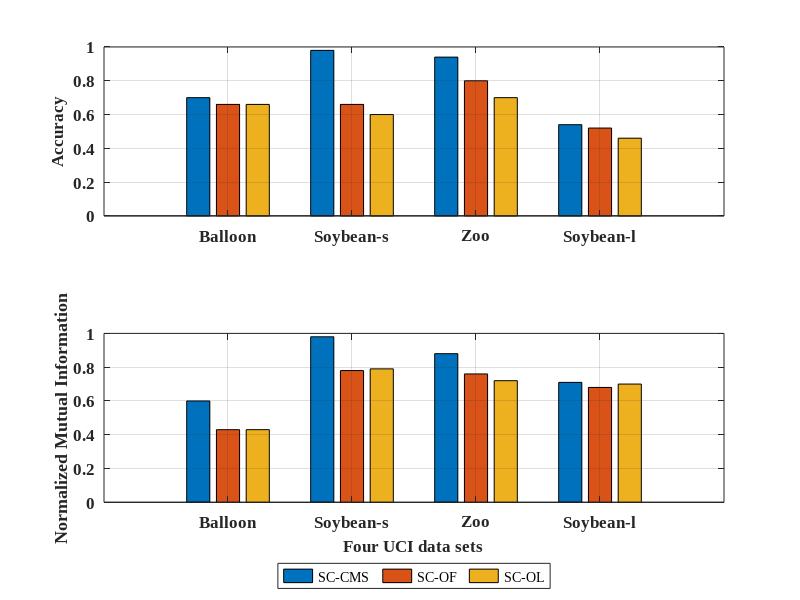

Recreate this plot in MATLAB.
clc, clear, close all;
%NMI FOR SC

y=[0.6,		0.98,		0.88,	0.71	;
   0.43,		0.78,		0.76,	0.68;
  0.43,		0.79,		0.72,	0.70;];
yy=y';
%AC FOR SC
y1=[0.7,		0.98,		0.94,	0.54;
    0.66,		0.66,		0.80,	0.52;
   0.66,		0.6,		0.70,	0.46;];
yy1=y1';
x=[1,2,3,4];
name={'Balloon','Soybean-s','Zoo','Soybean-l'};

figure;
subplot(2,1,1);
bar(x,yy1,'grouped');
%title('K-means clustering comparisons with AC and NMI','FontName','Times New Roman','FontWeight','Bold','FontSize',12);
set(gca,'XTickLabel',name,'FontName','Times New Roman','FontWeight','Bold','Fontsize',12);
ylabel('Accuracy','FontName','Times New Roman','FontWeight','Bold','FontSize',12);
grid on;


subplot(2,1,2);
bar(x,yy,'grouped');
ylabel('Normalized Mutual Information','FontName','Times New Roman','FontWeight','Bold','FontSize',12);
set(gca,'XTickLabel',name,'FontName','Times New Roman','FontWeight','Bold','Fontsize',12);
xlabel('Four UCI data sets','FontName','Times New Roman','FontWeight','Bold','FontSize',12)
%location=[left,bottom,width,height];
hleg=legend('SC-CMS','SC-OF','SC-OL');

set(hleg,'Orientation','horizontal');
%set(hleg,'Interpreter','none')

set(hleg,'Location','BestOutside');
set(hleg,'FontName','Times New Roman','Fontsize',10);
grid on;